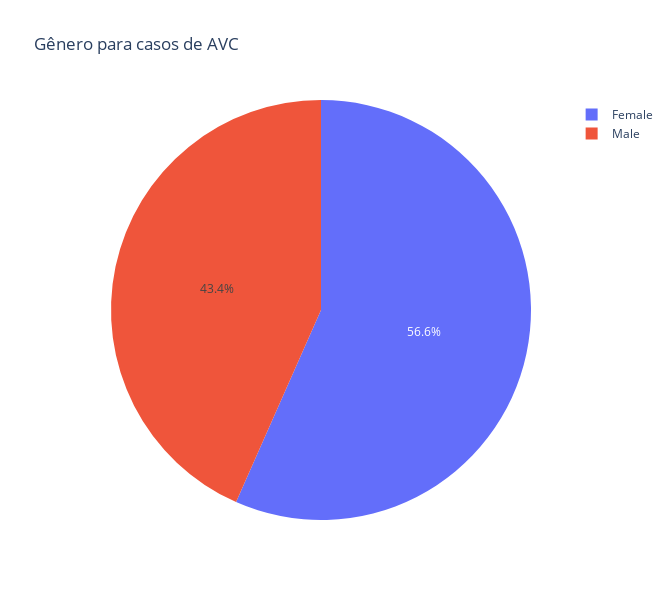

The notebook cell this image was saved under:
### Markdown cell above
### Genero

### Code cell
df_genero = data_AVC.groupby('gender')['stroke'].sum().reset_index()
fig_genero = px.pie(df_genero, values='stroke', names='gender', title='Gênero para casos de AVC', width=670, height=600)
fig_genero.show()

#checando 
contagem_genero = data_AVC['gender'].value_counts()
print(contagem_genero)

### Figure 1 — Plotly figure (JSON) as saved in the notebook; plotly's stock layout.template omitted (floating-point values rounded to 4 significant figures)
{"data": [{"domain": {"x": [0, 1], "y": [0, 1]}, "hovertemplate": "gender=%{label}<br>stroke=%{value}<extra></extra>", "labels": ["Female", "Male"], "legendgroup": "", "name": "", "showlegend": true, "type": "pie", "values": [141, 108]}], "layout": {"height": 600, "legend": {"tracegroupgap": 0}, "title": {"text": "Gênero para casos de AVC"}, "width": 670}}
